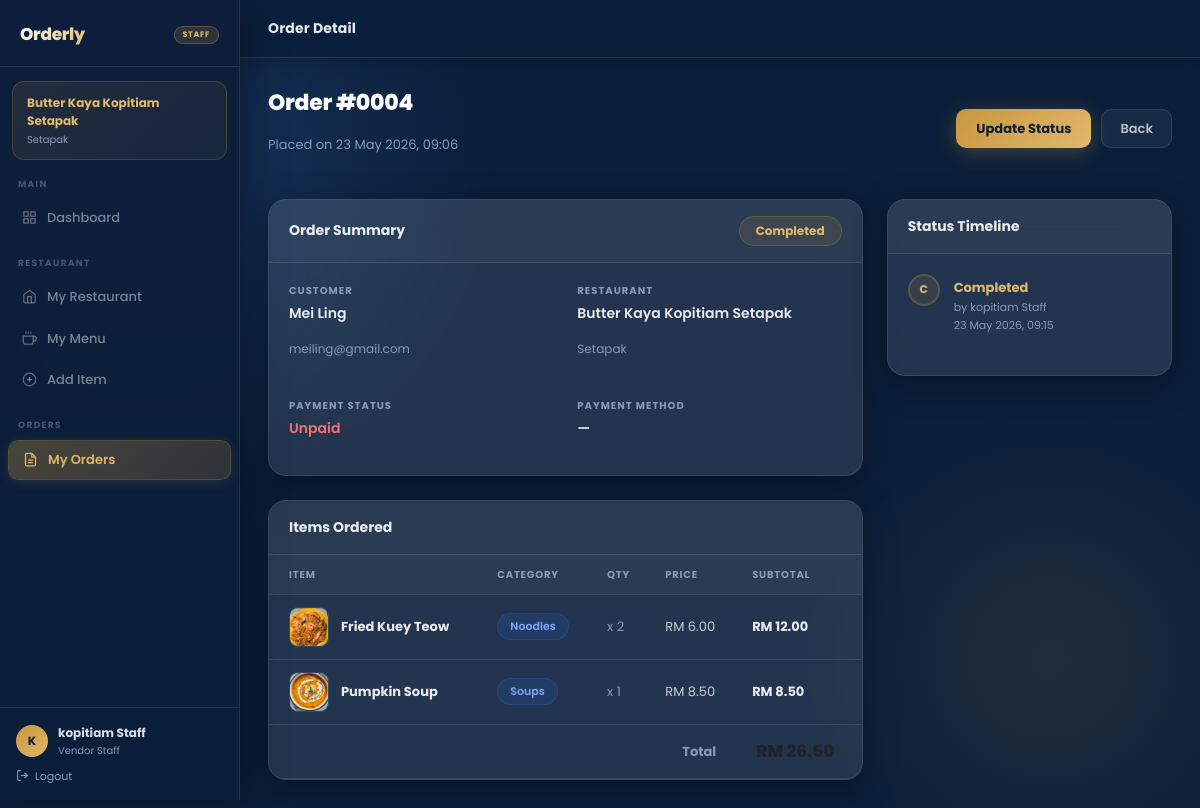
Screenshot of /order_detail.php?id=4 (signed in) with the database file from the repository.
### tables this page shows
CREATE TABLE `restaurants` (
  `id` int(11) NOT NULL,
  `name` varchar(150) NOT NULL,
  `area` enum('Setapak','Wangsa Maju') NOT NULL,
  `address` varchar(255) DEFAULT NULL,
  `image` varchar(255) DEFAULT NULL,
  `created_at` timestamp NOT NULL DEFAULT current_timestamp()
);

CREATE TABLE `orders` (
  `id` int(11) NOT NULL,
  `customer_id` int(11) NOT NULL,
  `restaurant_id` int(11) NOT NULL,
  `status` enum('pending','confirmed','preparing','ready','completed','cancelled') NOT NULL DEFAULT 'pending',
  `total_price` decimal(10,2) NOT NULL DEFAULT 0.00,
  `notes` text DEFAULT NULL,
  `created_at` timestamp NOT NULL DEFAULT current_timestamp(),
  `updated_at` timestamp NOT NULL DEFAULT current_timestamp() ON UPDATE current_timestamp(),
  `payment_method` varchar(50) DEFAULT NULL COMMENT 'fpx_MAY | ewallet_tng | card | cash',
  `payment_status` varchar(20) NOT NULL DEFAULT 'unpaid' COMMENT 'unpaid | paid',
  `cancellation_reason` text DEFAULT NULL,
  `delivery_location` text DEFAULT NULL
);

CREATE TABLE `users` (
  `id` int(10) UNSIGNED NOT NULL,
  `name` varchar(300) NOT NULL,
  `email` varchar(300) NOT NULL,
  `password` varchar(300) NOT NULL,
  `role` enum('customer','vendor_staff','admin') NOT NULL,
  `created_at` timestamp NOT NULL DEFAULT current_timestamp(),
  `restaurant_id` int(11) DEFAULT NULL,
  `created_by` int(11) DEFAULT NULL
);

CREATE TABLE `order_items` (
  `id` int(11) NOT NULL,
  `order_id` int(11) NOT NULL,
  `menu_item_id` int(11) NOT NULL,
  `quantity` int(11) NOT NULL DEFAULT 1,
  `unit_price` decimal(8,2) NOT NULL,
  `subtotal` decimal(10,2) GENERATED ALWAYS AS (`quantity` * `unit_price`) STORED
);

CREATE TABLE `menu_items` (
  `id` int(11) NOT NULL,
  `restaurant_id` int(11) NOT NULL,
  `name` varchar(150) NOT NULL,
  `price` decimal(8,2) NOT NULL,
  `category` enum('Rice','Noodles','Bread/Roti','Snacks','Beverages','Desserts','Soups','Salads','Grills','Western','Seafood','Others') NOT NULL,
  `description` text DEFAULT NULL,
  `image` varchar(255) DEFAULT NULL,
  `availability` tinyint(1) DEFAULT 1,
  `location` enum('Setapak','Wangsa Maju') NOT NULL,
  `budget_category` enum('Cheap','Moderate','Expensive') NOT NULL,
  `is_vegetarian` tinyint(1) DEFAULT 0,
  `is_vegan` tinyint(1) DEFAULT 0,
  `is_high_protein` tinyint(1) DEFAULT 0,
  `is_halal` tinyint(1) DEFAULT 1,
  `is_non_halal` tinyint(1) DEFAULT 0,
  `is_spicy` tinyint(1) DEFAULT 0,
  `is_non_spicy` tinyint(1) DEFAULT 1,
  `has_peanut` tinyint(1) DEFAULT 0,
  `has_seafood` tinyint(1) DEFAULT 0,
  `has_soy` tinyint(1) DEFAULT 0,
  `has_milk` tinyint(1) DEFAULT 0,
  `has_gluten` tinyint(1) DEFAULT 0,
  `created_at` timestamp NOT NULL DEFAULT current_timestamp(),
  `updated_at` timestamp NOT NULL DEFAULT current_timestamp() ON UPDATE current_timestamp()
);

CREATE TABLE `order_status_log` (
  `id` int(11) NOT NULL,
  `order_id` int(11) NOT NULL,
  `old_status` varchar(20) DEFAULT NULL,
  `new_status` varchar(20) NOT NULL,
  `changed_by` int(11) DEFAULT NULL,
  `changed_at` timestamp NOT NULL DEFAULT current_timestamp()
);

### config.php (called while the page is built, shortened)
<?php
function h(string $s): string {
    return htmlspecialchars($s, ENT_QUOTES, 'UTF-8');
}
function isAdmin(): bool {
    return isset($_SESSION['role']) && $_SESSION['role'] === 'admin';
}
function getVendorRestaurantId(): int {
    return intval($_SESSION['restaurant_id'] ?? 0);
}

### order_detail.php (the view, shortened to what this page needs)
<?php
require_once 'config.php';
$vendorRestId = getVendorRestaurantId();
$pageTitle  = 'Order Detail';
$activePage = 'orders';
$id = intval($_GET['id'] ?? 0);
$conn->query("ALTER TABLE orders ADD COLUMN IF NOT EXISTS payment_method VARCHAR(50) DEFAULT NULL");
$conn->query("ALTER TABLE orders ADD COLUMN IF NOT EXISTS payment_status VARCHAR(20) DEFAULT 'unpaid'");
$conn->query("ALTER TABLE orders ADD COLUMN IF NOT EXISTS cancellation_reason TEXT DEFAULT NULL");
$scopeWhere = $vendorRestId > 0 ? "AND o.restaurant_id='$vendorRestId'" : "";
$order = $conn->query("
    SELECT o.*, u.name AS customer_name, u.email AS customer_email,
           r.name AS restaurant_name, r.area AS restaurant_area
    FROM orders o
    JOIN users u ON o.customer_id=u.id
    JOIN restaurants r ON o.restaurant_id=r.id
    WHERE o.id='$id' $scopeWhere
")->fetch_assoc();
$items = $conn->query("
    SELECT oi.*, m.name AS item_name, m.image AS item_image, m.category
    FROM order_items oi JOIN menu_items m ON oi.menu_item_id=m.id
    WHERE oi.order_id='$id'
");
$log = $conn->query("
    SELECT l.*, u.name AS staff_name FROM order_status_log l
    LEFT JOIN users u ON l.changed_by=u.id
    WHERE l.order_id='$id' ORDER BY l.changed_at ASC
");
$statusFlow = [
    'pending'   => ['label'=>'Pending',   'color'=>'#fbbf24','bg'=>'rgba(245,158,11,.12)','border'=>'rgba(245,158,11,.25)'],
    'confirmed' => ['label'=>'Confirmed', 'color'=>'#7ba9f8','bg'=>'rgba(37,99,235,.12)', 'border'=>'rgba(37,99,235,.25)'],
    'preparing' => ['label'=>'Preparing', 'color'=>'#c4b5fd','bg'=>'rgba(139,92,246,.12)','border'=>'rgba(139,92,246,.25)'],
    'ready'     => ['label'=>'Ready',     'color'=>'#4ade80','bg'=>'rgba(22,163,74,.12)', 'border'=>'rgba(22,163,74,.25)'],
    'completed' => ['label'=>'Completed', 'color'=>'#e0b96a','bg'=>'rgba(200,150,62,.12)','border'=>'rgba(200,150,62,.25)'],
    'cancelled' => ['label'=>'Cancelled', 'color'=>'#f87171','bg'=>'rgba(220,38,38,.12)', 'border'=>'rgba(220,38,38,.22)'],
];
$sc = $statusFlow[$order['status']] ?? ['label'=>ucfirst($order['status']),'color'=>'var(--muted-lt)','bg'=>'rgba(255,255,255,.06)','border'=>'rgba(255,255,255,.1)'];
if (isAdmin()) { require_once 'admin_header.php'; }
else           { require_once 'vendor_header.php'; }
?>
<div class="page-header d-flex align-items-center justify-content-between flex-wrap gap-2">
  <div>
    <p class="page-title">Order #<?= str_pad($order['id'],4,'0',STR_PAD_LEFT) ?></p>
    <p class="page-sub">Placed on <?= date('d M Y, H:i', strtotime($order['created_at'])) ?></p>
  </div>
  <div style="display:flex;gap:10px;flex-wrap:wrap;">
    <?php if ($order['status'] !== 'cancelled'): ?>
    <a href="update_order.php?id=<?= $order['id'] ?>" class="btn-orderly">Update Status</a>
    <?php else: ?>
    <span class="btn-orderly" style="opacity:.35;cursor:not-allowed;" title="Order was cancelled — no further updates allowed">Update Status</span>
    <?php endif; ?>
    <a href="<?= isAdmin() ? 'orders.php' : 'my_orders.php' ?>" class="btn-ghost">Back</a>
  </div>
</div>
<div class="row g-4">
  <div class="col-lg-8">
    <div class="dash-card mb-4">
      <div class="dash-card-header">
        <span class="dash-card-title">Order Summary</span>
        <span style="display:inline-flex;align-items:center;padding:5px 16px;border-radius:20px;font-size:12px;font-weight:700;background:<?= $sc['bg'] ?>;color:<?= $sc['color'] ?>;border:1.5px solid <?= $sc['border'] ?>;">
          <?= $sc['label'] ?>
        </span>
      </div>
      <div class="dash-card-body">
        <div class="row g-4">
          <div class="col-sm-6">
            <p class="meta-label">Customer</p>
            <p class="meta-value"><?= h($order['customer_name']) ?></p>
            <p class="meta-sub"><?= h($order['customer_email']) ?></p>
          </div>
          <div class="col-sm-6">
            <p class="meta-label">Restaurant</p>
            <p class="meta-value"><?= h($order['restaurant_name']) ?></p>
            <p class="meta-sub"><?= h($order['restaurant_area']) ?></p>
          </div>
          <div class="col-sm-6">
            <p class="meta-label">Payment Status</p>
            <?php
              $ps = $order['payment_status'] ?? 'unpaid';
              $pm = $order['payment_method'] ?? '';
              if ($ps === 'paid') {
                echo '<p class="meta-value" style="color:#4ade80;">Paid</p>';
              } elseif ($pm === 'cash') {
                echo '<p class="meta-value" style="color:#fbbf24;">💵 Cash on Delivery</p>';
              } else {
                echo '<p class="meta-value" style="color:#f87171;">Unpaid</p>';
              }
            ?>
          </div>
          <div class="col-sm-6">
            <p class="meta-label">Payment Method</p>
            <?php
              $label = '—';
            ?>
            <p class="meta-value"><?= h($label) ?></p>
          </div>
        </div>
      </div>
    </div>
    <div class="dash-card">
      <div class="dash-card-header">
        <span class="dash-card-title">Items Ordered</span>
      </div>
      <div class="dash-card-body" style="padding:0;">
        <div style="overflow-x:auto;">
          <table class="table" style="margin:0;">
            <thead>
              <tr>
                <th style="padding:12px 20px;">Item</th>
                <th>Category</th>
                <th>Qty</th>
                <th>Price</th>
                <th>Subtotal</th>
              </tr>
            </thead>
            <tbody>
            <?php while ($it = $items->fetch_assoc()): ?>
            <tr>
              <td style="padding:12px 20px;">
                <div style="display:flex;align-items:center;gap:12px;">
                  <?php if ($it['item_image'] && file_exists('uploads/food_images/'.$it['item_image'])): ?>
                  <img src="uploads/food_images/<?= h($it['item_image']) ?>" class="item-thumb">
                  <?php else: ?>
                  <div class="item-thumb-placeholder"></div>
                  <?php endif; ?>
                  <strong style="color:rgba(255,255,255,.9);"><?= h($it['item_name']) ?></strong>
                </div>
              </td>
              <td><span class="badge-pill bp-blue"><?= h($it['category']) ?></span></td>
              <td style="color:var(--muted-lt);">x <?= $it['quantity'] ?></td>
              <td style="color:rgba(255,255,255,.75);">RM <?= number_format($it['unit_price'],2) ?></td>
              <td><strong style="color:rgba(255,255,255,.9);">RM <?= number_format($it['subtotal'],2) ?></strong></td>
            </tr>
            <?php endwhile; ?>
            </tbody>
            <tfoot>
              <tr>
                <td colspan="4" style="padding:14px 20px;font-weight:700;text-align:right;color:var(--muted-lt);">Total</td>
                <td style="padding:14px 20px;" class="total-amount">RM <?= number_format($order['total_price'],2) ?></td>
              </tr>
            </tfoot>
          </table>
        </div>
      </div>
    </div>
  </div>
  <div class="col-lg-4">
    <div class="dash-card">
      <div class="dash-card-header">
        <span class="dash-card-title">Status Timeline</span>
      </div>
      <div class="dash-card-body">
        <?php if ($log->num_rows > 0):
          $entries = [];
          while ($l = $log->fetch_assoc()) $entries[] = $l;
          foreach ($entries as $idx => $l):
            $lc = $statusFlow[$l['new_status']] ?? ['label'=>ucfirst($l['new_status']),'color'=>'var(--muted-lt)','bg'=>'rgba(255,255,255,.06)','border'=>'rgba(255,255,255,.1)'];
            $isLast = ($idx === count($entries) - 1);
        ?>
        <div class="timeline-entry" style="animation-delay:<?= $idx * .07 ?>s;">
          <div style="display:flex;flex-direction:column;align-items:center;">
            <div class="timeline-dot" style="background:<?= $lc['bg'] ?>;border-color:<?= $lc['border'] ?>;color:<?= $lc['color'] ?>;">
              <?= strtoupper(substr($l['new_status'],0,1)) ?>
            </div>
          </div>
          <div style="padding-top:4px;padding-bottom:<?= $isLast ? '0' : '14px' ?>;">
            <p style="font-size:13px;font-weight:700;color:<?= $lc['color'] ?>;margin-bottom:2px;"><?= ucfirst($l['new_status']) ?></p>
            <p style="font-size:11px;color:var(--muted-lt);margin-bottom:1px;">by <?= h($l['staff_name'] ?? 'System') ?></p>
            <p style="font-size:11px;color:var(--muted-lt);"><?= date('d M Y, H:i', strtotime($l['changed_at'])) ?></p>
          </div>
        </div>
        <?php endforeach; else: ?>
        <p style="font-size:13px;color:var(--muted-lt);text-align:center;padding:24px 0;">No changes logged yet.</p>
        <?php endif; ?>
      </div>
    </div>
  </div>
</div>
<?php require_once 'includes/footer.php'; ?>

### vendor_header.php (shortened to what this page needs)
<?php
$vendorRestId = getVendorRestaurantId();
$myRest = $vendorRestId ? $conn->query("SELECT name, area FROM restaurants WHERE id='$vendorRestId'")->fetch_assoc() : null;
?>
<!DOCTYPE html>
<html lang="en">
<head>
<link href="https://cdn.jsdelivr.net/npm/bootstrap@5.3.0/dist/css/bootstrap.min.css" rel="stylesheet"/>
</head>
<body>
<nav class="sidebar">
 <div class="sidebar-logo">
 <span class="logo-text">Orderly</span>
 <span class="role-tag">STAFF</span>
 </div>
 <?php if ($myRest): ?>
 <div class="rest-chip">
 <div class="rest-chip-name"> <?= h($myRest['name']) ?></div>
 <div class="rest-chip-area"> <?= h($myRest['area']) ?></div>
 </div>
 <?php endif; ?>
 <div class="nav-section">Main</div>
 <a href="dashboard.php" class="nav-item <?= $activePage==='dashboard'?'active':'' ?>">
 <svg viewBox="0 0 24 24" fill="none" stroke="currentColor" stroke-width="2"><rect x="3" y="3" width="7" height="7"/><rect x="14" y="3" width="7" height="7"/><rect x="14" y="14" width="7" height="7"/><rect x="3" y="14" width="7" height="7"/></svg>
 Dashboard
 </a>
 <div class="nav-section">Restaurant</div>
 <a href="my_restaurant.php" class="nav-item <?= $activePage==='my_restaurant'?'active':'' ?>">
 <svg viewBox="0 0 24 24" fill="none" stroke="currentColor" stroke-width="2"><path d="M3 9l9-7 9 7v11a2 2 0 01-2 2H5a2 2 0 01-2-2z"/><polyline points="9 22 9 12 15 12 15 22"/></svg>
 My Restaurant
 </a>
 <a href="manage_menu.php" class="nav-item <?= $activePage==='manage_menu'?'active':'' ?>">
 <svg viewBox="0 0 24 24" fill="none" stroke="currentColor" stroke-width="2"><path d="M18 8h1a4 4 0 010 8h-1"/><path d="M2 8h16v9a4 4 0 01-4 4H6a4 4 0 01-4-4V8z"/><line x1="6" y1="1" x2="6" y2="4"/><line x1="10" y1="1" x2="10" y2="4"/><line x1="14" y1="1" x2="14" y2="4"/></svg>
 My Menu
 </a>
 <a href="add_menu.php" class="nav-item <?= $activePage==='add_menu'?'active':'' ?>">
 <svg viewBox="0 0 24 24" fill="none" stroke="currentColor" stroke-width="2"><circle cx="12" cy="12" r="10"/><line x1="12" y1="8" x2="12" y2="16"/><line x1="8" y1="12" x2="16" y2="12"/></svg>
 Add Item
 </a>
 <div class="nav-section">Orders</div>
 <a href="my_orders.php" class="nav-item <?= $activePage==='orders'?'active':'' ?>">
 <svg viewBox="0 0 24 24" fill="none" stroke="currentColor" stroke-width="2"><path d="M14 2H6a2 2 0 00-2 2v16a2 2 0 002 2h12a2 2 0 002-2V8z"/><polyline points="14 2 14 8 20 8"/><line x1="16" y1="13" x2="8" y2="13"/><line x1="16" y1="17" x2="8" y2="17"/></svg>
 My Orders
 </a>
 <div class="sidebar-bottom">
 <div style="display:flex;align-items:center;gap:10px;margin-bottom:4px;">
 <div style="width:32px;height:32px;border-radius:50%;background:linear-gradient(135deg,var(--gold),var(--gold-lt));display:flex;align-items:center;justify-content:center;font-size:12px;font-weight:700;color:var(--navy);flex-shrink:0;">
 <?= strtoupper(substr($_SESSION['name'],0,1)) ?>
 </div>
 <div>
 <div class="user-name"><?= h($_SESSION['name']) ?></div>
 <div class="user-role">Vendor Staff</div>
 </div>
 </div>
 <a href="logout.php" class="logout-btn">
 <svg width="13" height="13" viewBox="0 0 24 24" fill="none" stroke="currentColor" stroke-width="2"><path d="M9 21H5a2 2 0 01-2-2V5a2 2 0 012-2h4"/><polyline points="16 17 21 12 16 7"/><line x1="21" y1="12" x2="9" y2="12"/></svg>
 Logout
 </a>
 </div>
</nav>
<div class="main">
 <div class="topbar">
 <span class="topbar-title"><?= h($pageTitle ?? 'Dashboard') ?></span>
 </div>
 <div class="content">

### rows the page displays
restaurants: name "Butter Kaya Kopitiam Setapak", area "Setapak"
orders: id "0004", created_at "23 May 2026, 09:06", status "Completed", users.name "Mei Ling", users.email "meiling@gmail.com", restaurant.name "Butter Kaya Kopitiam Setapak", restaurant.area "Setapak"
order_items: menu_item.image (picture), menu_item.name "Fried Kuey Teow", menu_item.category "Noodles", quantity "2", unit_price "6.00", subtotal "12.00"
order_items: menu_item.image (picture), menu_item.name "Pumpkin Soup", menu_item.category "Soups", quantity "1", unit_price "8.50", subtotal "8.50"
order_status_log: new_status "C", new_status "Completed", users.name "kopitiam Staff", changed_at "23 May 2026, 09:15"

### other values shown
substr($_SESSION['name'],0,1) "K"
$_SESSION['name'] "kopitiam Staff"
$pageTitle "Order Detail"
$label "—"
